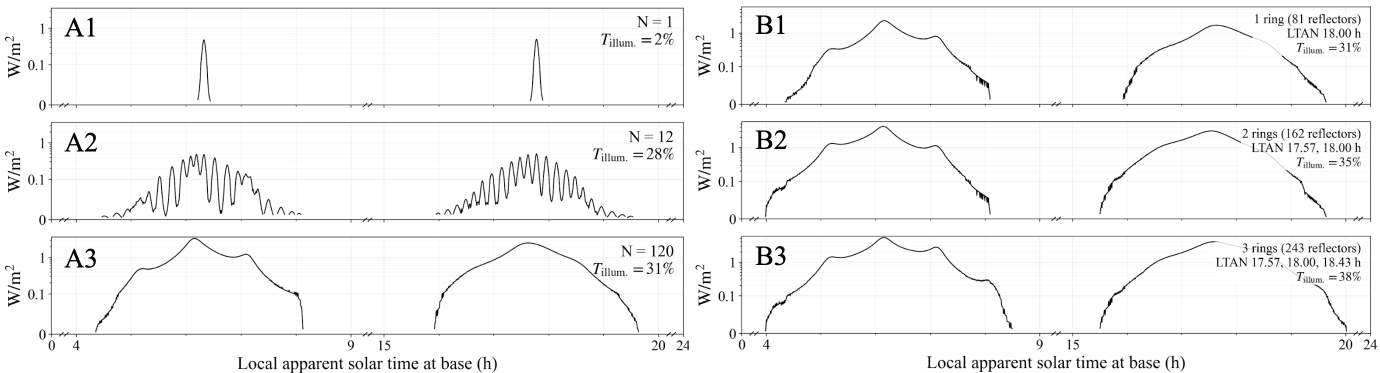
#> input picture figures/manuscript/reference/figure_08_constellation_scaling.png, 2760 x 746 px, given in place of figure_08a_ring_densification.png, which was not available (shown at 1/2 size)
$ python figure_08_constellation_scaling.py
#> lines starting #> are read from the running program, lines starting #| are printed output that depends on the picture; pictures that were not available may be replaced by others from this repository, and a replacement may not be noted
#!/usr/bin/env python3
"""Compose the two independently generated Figure 8 panel families.

The scientific curves are rendered by ``figure_08_ring_densification.py`` and
``figure_08_ltan_rings.py``.  This script replaces the manuscript's manual
side-by-side image assembly with a deterministic, title-free composition.
"""

from __future__ import annotations

import argparse
from pathlib import Path

from PIL import Image, ImageChops


REPOSITORY_ROOT = Path(__file__).resolve().parents[2]
DEFAULT_LEFT = (
    REPOSITORY_ROOT
    / "simulation_outputs"
    / "manuscript_figures"
    / "figure_08a_ring_densification.png"
)
DEFAULT_RIGHT = (
    REPOSITORY_ROOT
    / "simulation_outputs"
    / "manuscript_figures"
    / "figure_08b_ltan_rings.png"
)
DEFAULT_OUTPUT = (
    REPOSITORY_ROOT
    / "figures"
    / "manuscript"
    / "generated"
    / "figure_08_constellation_scaling.png"
)


def parse_args() -> argparse.Namespace:
    parser = argparse.ArgumentParser(description=__doc__)
    parser.add_argument("--left", type=Path, default=DEFAULT_LEFT)
    parser.add_argument("--right", type=Path, default=DEFAULT_RIGHT)
    parser.add_argument("--output", type=Path, default=DEFAULT_OUTPUT)
    parser.add_argument("--gap-px", type=int, default=36)
    parser.add_argument("--padding-px", type=int, default=8)
    return parser.parse_args()


def content_crop(image: Image.Image, padding_px: int) -> Image.Image:
    """Crop uniform white margins while retaining a small deterministic pad."""
#> called with padding_px = 8

    rgb = image.convert("RGB")
    background = Image.new("RGB", rgb.size, "white")
#> background: PIL image 2760x746 RGB; every value is 255
    difference = ImageChops.difference(rgb, background)
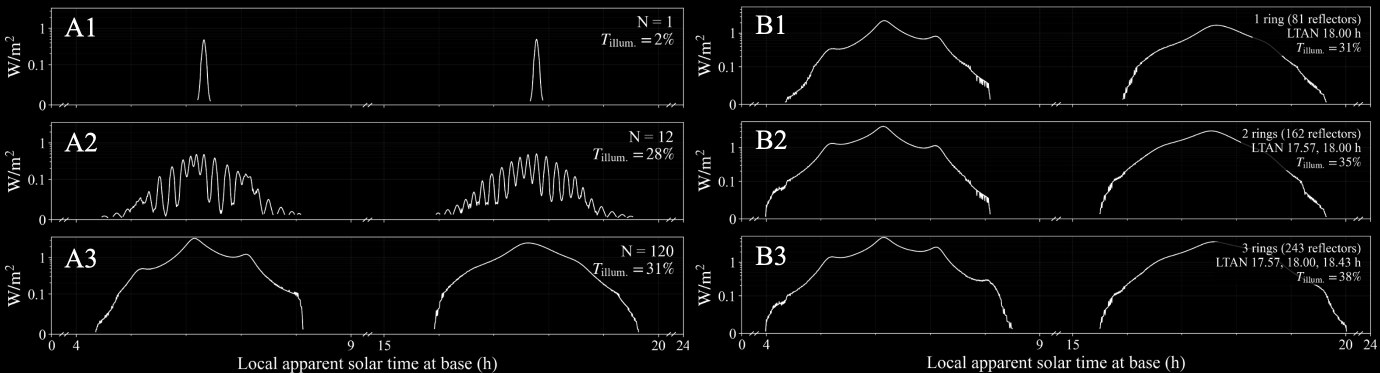
#> difference: PIL image 2760x746 RGB (shown at 1/2 size); min 0, max 255, mean 8.7
    box = difference.getbbox()
#> box = (9, 12, 2755, 746)
    if box is None:
        raise ValueError("component image contains no non-white content")
    left, top, right, bottom = box
#> left = 9; top = 12; right = 2755; bottom = 746
    padded = (
        max(0, left - padding_px),
        max(0, top - padding_px),
        min(rgb.width, right + padding_px),
        min(rgb.height, bottom + padding_px),
    )
#> padded = (1, 4, 2760, 746)
    return rgb.crop(padded)
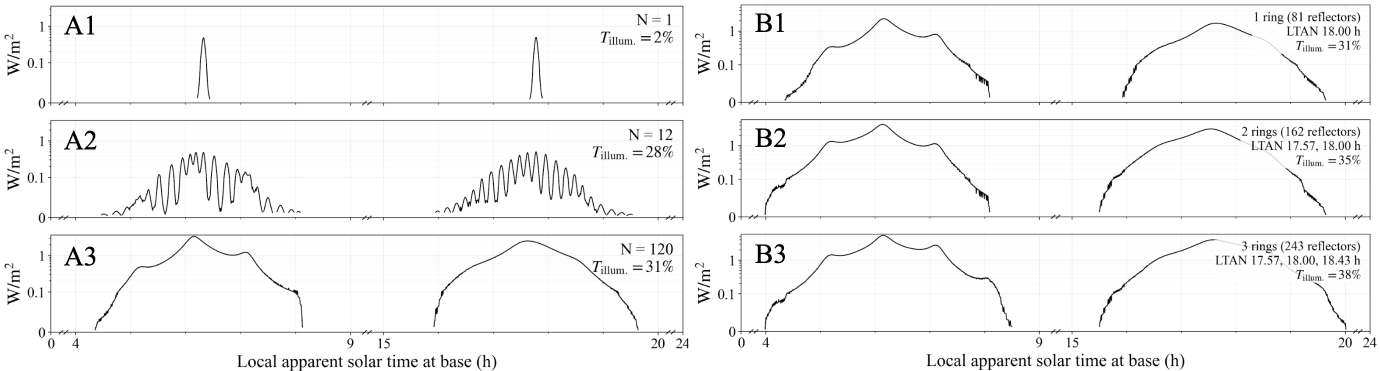
#> returned value: PIL image 2759x742 RGB (shown at 1/2 size); min 0, max 255, mean 246.2


def compose(left_path: Path, right_path: Path, output: Path, gap_px: int, padding_px: int) -> None:
    if gap_px < 0 or padding_px < 0:
        raise ValueError("gap and padding must be nonnegative")
    left = content_crop(Image.open(left_path), padding_px)
    right = content_crop(Image.open(right_path), padding_px)

    target_height = max(left.height, right.height)
#> target_height = 742
    if left.height != target_height:
        left = left.resize(
            (round(left.width * target_height / left.height), target_height),
            Image.Resampling.LANCZOS,
        )
    if right.height != target_height:
        right = right.resize(
            (round(right.width * target_height / right.height), target_height),
            Image.Resampling.LANCZOS,
        )

    canvas = Image.new("RGB", (left.width + gap_px + right.width, target_height), "white")
#> canvas: PIL image 5554x742 RGB; every value is 255
    canvas.paste(left, (0, 0))
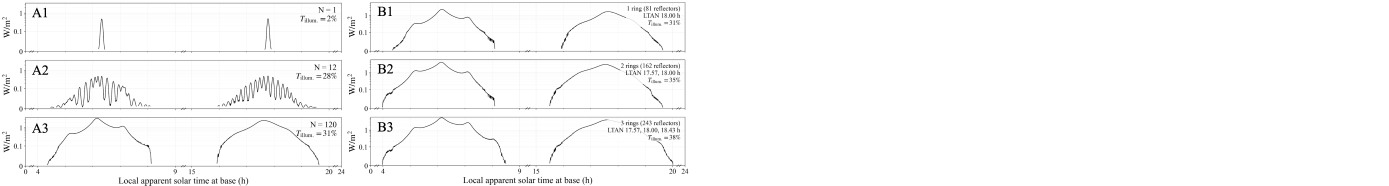
#> canvas: PIL image 5554x742 RGB (shown at 1/4 size); min 0, max 255, mean 250.6
    canvas.paste(right, (left.width + gap_px, 0))
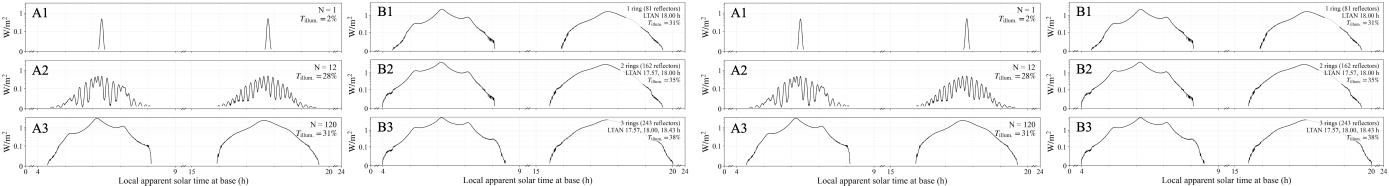
#> canvas: PIL image 5554x742 RGB (shown at 1/4 size); min 0, max 255, mean 246.3
    output.parent.mkdir(parents=True, exist_ok=True)
    canvas.save(output, format="PNG", optimize=True)
    print(f"wrote {output} ({canvas.width}x{canvas.height} px)")
#| wrote figures/manuscript/generated/figure_08_constellation_scaling.png (5554x742 px)


def main() -> None:
    args = parse_args()
    compose(args.left, args.right, args.output, args.gap_px, args.padding_px)


if __name__ == "__main__":
    main()
